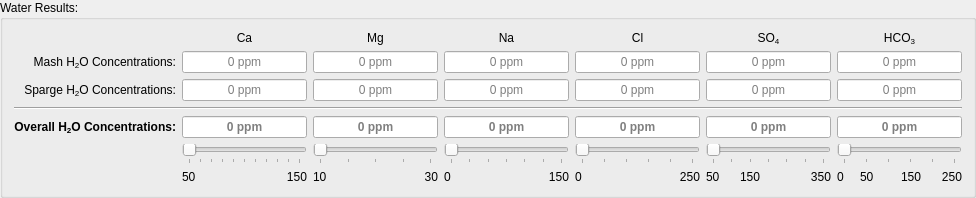
    <widget class="QGroupBox" name="group_results">
     <property name="title">
      <string>Water Results:</string>
     </property>
     <layout class="QGridLayout" name="gridLayout_2">
      <item row="0" column="1">
       <widget class="QLabel" name="lbl_ca">
        <property name="toolTip">
         <string>In general, at least 50 ppm of Calcium in the fermenter is recommended for yeast flocculation.</string>
        </property>
        <property name="text">
         <string>Ca</string>
        </property>
        <property name="alignment">
         <set>Qt::AlignCenter</set>
        </property>
       </widget>
      </item>
      <item row="0" column="2">
       <widget class="QLabel" name="lbl_mg">
        <property name="toolTip">
         <string>Beer wort naturally contains more Magnesium than the yeast need. </string>
        </property>
        <property name="text">
         <string>Mg</string>
        </property>
        <property name="alignment">
         <set>Qt::AlignCenter</set>
        </property>
       </widget>
      </item>
      <item row="0" column="3">
       <widget class="QLabel" name="lbl_na">
        <property name="toolTip">
         <string>Sodium enhances flavors, but too much can cause a salty taste.</string>
        </property>
        <property name="text">
         <string>Na</string>
        </property>
        <property name="alignment">
         <set>Qt::AlignCenter</set>
        </property>
       </widget>
      </item>
      <item row="0" column="4">
       <widget class="QLabel" name="lbl_cl">
        <property name="toolTip">
         <string>Chloride enhances malty flavors.</string>
        </property>
        <property name="text">
         <string>Cl</string>
        </property>
        <property name="alignment">
         <set>Qt::AlignCenter</set>
        </property>
       </widget>
      </item>
      <item row="0" column="5">
       <widget class="QLabel" name="lbl_so4">
        <property name="toolTip">
         <string>Sulfate enhances the perception of crisp bitterness.</string>
        </property>
        <property name="text">
         <string>&lt;html&gt;&lt;head/&gt;&lt;body&gt;&lt;p&gt;SO&lt;span style=&quot; vertical-align:sub;&quot;&gt;4&lt;/span&gt;&lt;/p&gt;&lt;/body&gt;&lt;/html&gt;</string>
        </property>
        <property name="alignment">
         <set>Qt::AlignCenter</set>
        </property>
       </widget>
      </item>
      <item row="0" column="6">
       <widget class="QLabel" name="lbl_hco3">
        <property name="toolTip">
         <string>Equivalent bicarbonate concentration.</string>
        </property>
        <property name="text">
         <string>&lt;html&gt;&lt;head/&gt;&lt;body&gt;&lt;p&gt;HCO&lt;span style=&quot; vertical-align:sub;&quot;&gt;3&lt;/span&gt;&lt;/p&gt;&lt;/body&gt;&lt;/html&gt;</string>
        </property>
        <property name="alignment">
         <set>Qt::AlignCenter</set>
        </property>
       </widget>
      </item>
      <item row="1" column="0">
       <widget class="QLabel" name="lbl_mashResults">
        <property name="text">
         <string>&lt;html&gt;&lt;head/&gt;&lt;body&gt;&lt;p&gt;Mash H&lt;span style=&quot; vertical-align:sub;&quot;&gt;2&lt;/span&gt;O Concentrations:&lt;/p&gt;&lt;/body&gt;&lt;/html&gt;</string>
        </property>
        <property name="alignment">
         <set>Qt::AlignRight|Qt::AlignTrailing|Qt::AlignVCenter</set>
        </property>
       </widget>
      </item>
      <item row="1" column="1">
       <widget class="QLineEdit" name="strikeCalcium">
        <property name="toolTip">
         <string>In general, at least 50 ppm of Calcium in the fermenter is recommended for yeast flocculation.</string>
        </property>
        <property name="alignment">
         <set>Qt::AlignCenter</set>
        </property>
        <property name="readOnly">
         <bool>true</bool>
        </property>
        <property name="placeholderText">
         <string>0 ppm</string>
        </property>
       </widget>
      </item>
      <item row="1" column="2">
       <widget class="QLineEdit" name="strikeMagnesium">
        <property name="toolTip">
         <string>Beer wort naturally contains more Magnesium than the yeast need. </string>
        </property>
        <property name="alignment">
         <set>Qt::AlignCenter</set>
        </property>
        <property name="readOnly">
         <bool>true</bool>
        </property>
        <property name="placeholderText">
         <string>0 ppm</string>
        </property>
       </widget>
      </item>
      <item row="1" column="3">
       <widget class="QLineEdit" name="strikeSodium">
        <property name="toolTip">
         <string>Sodium enhances flavors, but too much can cause a salty taste.</string>
        </property>
        <property name="alignment">
         <set>Qt::AlignCenter</set>
        </property>
        <property name="readOnly">
         <bool>true</bool>
        </property>
        <property name="placeholderText">
         <string>0 ppm</string>
        </property>
       </widget>
      </item>
      <item row="1" column="4">
       <widget class="QLineEdit" name="strikeChloride">
        <property name="toolTip">
         <string>Chloride enhances malty flavors.</string>
        </property>
        <property name="alignment">
         <set>Qt::AlignCenter</set>
        </property>
        <property name="readOnly">
         <bool>true</bool>
        </property>
        <property name="placeholderText">
         <string>0 ppm</string>
        </property>
       </widget>
      </item>
      <item row="1" column="5">
       <widget class="QLineEdit" name="strikeSulfate">
        <property name="toolTip">
         <string>Sulfate enhances the perception of crisp bitterness.</string>
        </property>
        <property name="alignment">
         <set>Qt::AlignCenter</set>
        </property>
        <property name="readOnly">
         <bool>true</bool>
        </property>
        <property name="placeholderText">
         <string>0 ppm</string>
        </property>
       </widget>
      </item>
      <item row="1" column="6">
       <widget class="QLineEdit" name="strikeBicarbonate">
        <property name="toolTip">
         <string>Equivalent bicarbonate concentration.</string>
        </property>
        <property name="alignment">
         <set>Qt::AlignCenter</set>
        </property>
        <property name="readOnly">
         <bool>true</bool>
        </property>
        <property name="placeholderText">
         <string>0 ppm</string>
        </property>
       </widget>
      </item>
      <item row="2" column="0">
       <widget class="QLabel" name="lbl_spargeResults">
        <property name="toolTip">
         <string>The words 'Sparge' and 'Kettle' are used somewhat interchangeably.  Sparge/Kettle salts should normally be added to the Kettle rather than to the sparge/mashout water.  The separate Sparge Water acidification calculation assumes these salts are added to the kettle (and so do not affect the sparge water acidification calculation).</string>
        </property>
        <property name="text">
         <string>&lt;html&gt;&lt;head/&gt;&lt;body&gt;&lt;p&gt;Sparge H&lt;span style=&quot; vertical-align:sub;&quot;&gt;2&lt;/span&gt;O Concentrations:&lt;/p&gt;&lt;/body&gt;&lt;/html&gt;</string>
        </property>
        <property name="alignment">
         <set>Qt::AlignRight|Qt::AlignTrailing|Qt::AlignVCenter</set>
        </property>
       </widget>
      </item>
      <item row="2" column="1">
       <widget class="QLineEdit" name="spargeCalcium">
        <property name="toolTip">
         <string>In general, at least 50 ppm of Calcium in the fermenter is recommended for yeast flocculation.</string>
        </property>
        <property name="alignment">
         <set>Qt::AlignCenter</set>
        </property>
        <property name="readOnly">
         <bool>true</bool>
        </property>
        <property name="placeholderText">
         <string>0 ppm</string>
        </property>
       </widget>
      </item>
      <item row="2" column="2">
       <widget class="QLineEdit" name="spargeMagnesium">
        <property name="toolTip">
         <string>Beer wort naturally contains more Magnesium than the yeast need. </string>
        </property>
        <property name="alignment">
         <set>Qt::AlignCenter</set>
        </property>
        <property name="readOnly">
         <bool>true</bool>
        </property>
        <property name="placeholderText">
         <string>0 ppm</string>
        </property>
       </widget>
      </item>
      <item row="2" column="3">
       <widget class="QLineEdit" name="spargeSodium">
        <property name="toolTip">
         <string>Sodium enhances flavors, but too much can cause a salty taste.</string>
        </property>
        <property name="alignment">
         <set>Qt::AlignCenter</set>
        </property>
        <property name="readOnly">
         <bool>true</bool>
        </property>
        <property name="placeholderText">
         <string>0 ppm</string>
        </property>
       </widget>
      </item>
      <item row="2" column="4">
       <widget class="QLineEdit" name="spargeChloride">
        <property name="toolTip">
         <string>Chloride enhances malty flavors.</string>
        </property>
        <property name="alignment">
         <set>Qt::AlignCenter</set>
        </property>
        <property name="readOnly">
         <bool>true</bool>
        </property>
        <property name="placeholderText">
         <string>0 ppm</string>
        </property>
       </widget>
      </item>
      <item row="2" column="5">
       <widget class="QLineEdit" name="spargeSulfate">
        <property name="toolTip">
         <string>Sulfate enhances the perception of crisp bitterness.</string>
        </property>
        <property name="alignment">
         <set>Qt::AlignCenter</set>
        </property>
        <property name="readOnly">
         <bool>true</bool>
        </property>
        <property name="placeholderText">
         <string>0 ppm</string>
        </property>
       </widget>
      </item>
      <item row="2" column="6">
       <widget class="QLineEdit" name="spargeBicarbonate">
        <property name="toolTip">
         <string>Equivalent bicarbonate concentration.</string>
        </property>
        <property name="alignment">
         <set>Qt::AlignCenter</set>
        </property>
        <property name="readOnly">
         <bool>true</bool>
        </property>
        <property name="placeholderText">
         <string>0 ppm</string>
        </property>
       </widget>
      </item>
      <item row="3" column="0" colspan="7">
       <widget class="Line" name="line_5">
        <property name="orientation">
         <enum>Qt::Horizontal</enum>
        </property>
       </widget>
      </item>
      <item row="4" column="0">
       <widget class="QLabel" name="lbl_overallResults">
        <property name="font">
         <font>
          <weight>75</weight>
          <bold>true</bold>
         </font>
        </property>
        <property name="text">
         <string>&lt;html&gt;&lt;head/&gt;&lt;body&gt;&lt;p&gt;Overall H&lt;span style=&quot; vertical-align:sub;&quot;&gt;2&lt;/span&gt;O Concentrations:&lt;/p&gt;&lt;/body&gt;&lt;/html&gt;</string>
        </property>
        <property name="alignment">
         <set>Qt::AlignRight|Qt::AlignTrailing|Qt::AlignVCenter</set>
        </property>
       </widget>
      </item>
      <item row="4" column="1">
       <widget class="QLineEdit" name="calcium">
        <property name="font">
         <font>
          <weight>75</weight>
          <bold>true</bold>
         </font>
        </property>
        <property name="toolTip">
         <string>In general, at least 50 ppm of Calcium in the fermenter is recommended for yeast flocculation.</string>
        </property>
        <property name="alignment">
         <set>Qt::AlignCenter</set>
        </property>
        <property name="readOnly">
         <bool>true</bool>
        </property>
        <property name="placeholderText">
         <string>0 ppm</string>
        </property>
       </widget>
      </item>
      <item row="4" column="2">
       <widget class="QLineEdit" name="magnesium">
        <property name="font">
         <font>
          <weight>75</weight>
          <bold>true</bold>
         </font>
        </property>
        <property name="toolTip">
         <string>Beer wort naturally contains more Magnesium than the yeast need. </string>
        </property>
        <property name="alignment">
         <set>Qt::AlignCenter</set>
        </property>
        <property name="readOnly">
         <bool>true</bool>
        </property>
        <property name="placeholderText">
         <string>0 ppm</string>
        </property>
       </widget>
      </item>
      <item row="4" column="3">
       <widget class="QLineEdit" name="sodium">
        <property name="font">
         <font>
          <weight>75</weight>
          <bold>true</bold>
         </font>
        </property>
        <property name="toolTip">
         <string>Sodium enhances flavors, but too much can cause a salty taste.</string>
        </property>
        <property name="alignment">
         <set>Qt::AlignCenter</set>
        </property>
        <property name="readOnly">
         <bool>true</bool>
        </property>
        <property name="placeholderText">
         <string>0 ppm</string>
        </property>
       </widget>
      </item>
      <item row="4" column="4">
       <widget class="QLineEdit" name="chloride">
        <property name="font">
         <font>
          <weight>75</weight>
          <bold>true</bold>
         </font>
        </property>
        <property name="toolTip">
         <string>Chloride enhances malty flavors.</string>
        </property>
        <property name="alignment">
         <set>Qt::AlignCenter</set>
        </property>
        <property name="readOnly">
         <bool>true</bool>
        </property>
        <property name="placeholderText">
         <string>0 ppm</string>
        </property>
       </widget>
      </item>
      <item row="4" column="5">
       <widget class="QLineEdit" name="sulfate">
        <property name="font">
         <font>
          <weight>75</weight>
          <bold>true</bold>
         </font>
        </property>
        <property name="toolTip">
         <string>Sulfate enhances the perception of crisp bitterness.</string>
        </property>
        <property name="alignment">
         <set>Qt::AlignCenter</set>
        </property>
        <property name="readOnly">
         <bool>true</bool>
        </property>
        <property name="placeholderText">
         <string>0 ppm</string>
        </property>
       </widget>
      </item>
      <item row="4" column="6">
       <widget class="QLineEdit" name="bicarbonate">
        <property name="font">
         <font>
          <weight>75</weight>
          <bold>true</bold>
         </font>
        </property>
        <property name="toolTip">
         <string>Equivalent bicarbonate concentration.</string>
        </property>
        <property name="alignment">
         <set>Qt::AlignCenter</set>
        </property>
        <property name="readOnly">
         <bool>true</bool>
        </property>
        <property name="placeholderText">
         <string>0 ppm</string>
        </property>
       </widget>
      </item>
      <item row="5" column="1">
       <widget class="QSlider" name="calciumSlide">
        <property name="enabled">
         <bool>false</bool>
        </property>
        <property name="toolTip">
         <string>50-150 ppm</string>
        </property>
        <property name="minimum">
         <number>50</number>
        </property>
        <property name="maximum">
         <number>150</number>
        </property>
        <property name="orientation">
         <enum>Qt::Horizontal</enum>
        </property>
        <property name="tickPosition">
         <enum>QSlider::TicksBelow</enum>
        </property>
        <property name="tickInterval">
         <number>10</number>
        </property>
       </widget>
      </item>
      <item row="5" column="2">
       <widget class="QSlider" name="magnesiumSlide">
        <property name="enabled">
         <bool>false</bool>
        </property>
        <property name="toolTip">
         <string>10-30 ppm</string>
        </property>
        <property name="minimum">
         <number>10</number>
        </property>
        <property name="maximum">
         <number>30</number>
        </property>
        <property name="orientation">
         <enum>Qt::Horizontal</enum>
        </property>
        <property name="tickPosition">
         <enum>QSlider::TicksBelow</enum>
        </property>
        <property name="tickInterval">
         <number>5</number>
        </property>
       </widget>
      </item>
      <item row="5" column="3">
       <widget class="QSlider" name="sodiumSlide">
        <property name="enabled">
         <bool>false</bool>
        </property>
        <property name="toolTip">
         <string>0-150 ppm</string>
        </property>
        <property name="minimum">
         <number>0</number>
        </property>
        <property name="maximum">
         <number>150</number>
        </property>
        <property name="value">
         <number>0</number>
        </property>
        <property name="orientation">
         <enum>Qt::Horizontal</enum>
        </property>
        <property name="tickPosition">
         <enum>QSlider::TicksBelow</enum>
        </property>
        <property name="tickInterval">
         <number>25</number>
        </property>
       </widget>
      </item>
      <item row="5" column="4">
       <widget class="QSlider" name="chlorideSlide">
        <property name="enabled">
         <bool>false</bool>
        </property>
        <property name="toolTip">
         <string>0-250 ppm</string>
        </property>
        <property name="minimum">
         <number>0</number>
        </property>
        <property name="maximum">
         <number>250</number>
        </property>
        <property name="value">
         <number>0</number>
        </property>
        <property name="orientation">
         <enum>Qt::Horizontal</enum>
        </property>
        <property name="tickPosition">
         <enum>QSlider::TicksBelow</enum>
        </property>
        <property name="tickInterval">
         <number>50</number>
        </property>
       </widget>
      </item>
      <item row="5" column="5">
       <widget class="QSlider" name="sulfateSlide">
        <property name="enabled">
         <bool>false</bool>
        </property>
        <property name="toolTip">
         <string>50-150 ppm for normally bitter beers
150-350 ppm for very bitter beers</string>
        </property>
        <property name="minimum">
         <number>50</number>
        </property>
        <property name="maximum">
         <number>350</number>
        </property>
        <property name="orientation">
         <enum>Qt::Horizontal</enum>
        </property>
        <property name="tickPosition">
         <enum>QSlider::TicksBelow</enum>
        </property>
        <property name="tickInterval">
         <number>50</number>
        </property>
       </widget>
      </item>
      <item row="5" column="6">
       <widget class="QSlider" name="bicarbonateSlide">
        <property name="enabled">
         <bool>false</bool>
        </property>
        <property name="toolTip">
         <string>0-50 ppm for pale, base malt-only beers
50-150 ppm for amber-colored, toasted malt beers
150-250 ppm for dark, roasted malt beers</string>
        </property>
        <property name="minimum">
         <number>0</number>
        </property>
        <property name="maximum">
         <number>250</number>
        </property>
        <property name="value">
         <number>0</number>
        </property>
        <property name="orientation">
         <enum>Qt::Horizontal</enum>
        </property>
        <property name="tickPosition">
         <enum>QSlider::TicksBelow</enum>
        </property>
        <property name="tickInterval">
         <number>50</number>
        </property>
       </widget>
      </item>
      <item row="6" column="1">
       <layout class="QHBoxLayout" name="horizontalLayout_7">
        <item>
         <widget class="QLabel" name="lbl_ca_min">
          <property name="text">
           <string>50</string>
          </property>
         </widget>
        </item>
        <item>
         <widget class="QLabel" name="lbl_ca_max">
          <property name="text">
           <string>150</string>
          </property>
          <property name="alignment">
           <set>Qt::AlignRight|Qt::AlignTrailing|Qt::AlignVCenter</set>
          </property>
         </widget>
        </item>
       </layout>
      </item>
      <item row="6" column="2">
       <layout class="QHBoxLayout" name="horizontalLayout_6">
        <item>
         <widget class="QLabel" name="lbl_mg_min">
          <property name="text">
           <string>10</string>
          </property>
         </widget>
        </item>
        <item>
         <widget class="QLabel" name="lbl_mg_max">
          <property name="text">
           <string>30</string>
          </property>
          <property name="alignment">
           <set>Qt::AlignRight|Qt::AlignTrailing|Qt::AlignVCenter</set>
          </property>
         </widget>
        </item>
       </layout>
      </item>
      <item row="6" column="3">
       <layout class="QHBoxLayout" name="horizontalLayout_5">
        <item>
         <widget class="QLabel" name="lbl_na_min">
          <property name="text">
           <string>0</string>
          </property>
         </widget>
        </item>
        <item>
         <widget class="QLabel" name="lbl_na_max">
          <property name="text">
           <string>150</string>
          </property>
          <property name="alignment">
           <set>Qt::AlignRight|Qt::AlignTrailing|Qt::AlignVCenter</set>
          </property>
         </widget>
        </item>
       </layout>
      </item>
      <item row="6" column="4">
       <layout class="QHBoxLayout" name="horizontalLayout_4">
        <item>
         <widget class="QLabel" name="lbl_cl_min">
          <property name="text">
           <string>0</string>
          </property>
         </widget>
        </item>
        <item>
         <widget class="QLabel" name="lbl_cl_max">
          <property name="text">
           <string>250</string>
          </property>
          <property name="alignment">
           <set>Qt::AlignRight|Qt::AlignTrailing|Qt::AlignVCenter</set>
          </property>
         </widget>
        </item>
       </layout>
      </item>
      <item row="6" column="5">
       <layout class="QHBoxLayout" name="horizontalLayout_3">
        <item>
         <widget class="QLabel" name="lbl_so4_min">
          <property name="sizePolicy">
           <sizepolicy hsizetype="Preferred" vsizetype="Preferred">
            <horstretch>1</horstretch>
            <verstretch>0</verstretch>
           </sizepolicy>
          </property>
          <property name="text">
           <string>50</string>
          </property>
         </widget>
        </item>
        <item>
         <widget class="QLabel" name="lbl_so4_mid">
          <property name="sizePolicy">
           <sizepolicy hsizetype="Preferred" vsizetype="Preferred">
            <horstretch>1</horstretch>
            <verstretch>0</verstretch>
           </sizepolicy>
          </property>
          <property name="text">
           <string>150</string>
          </property>
          <property name="alignment">
           <set>Qt::AlignLeading|Qt::AlignLeft|Qt::AlignVCenter</set>
          </property>
         </widget>
        </item>
        <item>
         <widget class="QLabel" name="lbl_so4_max">
          <property name="sizePolicy">
           <sizepolicy hsizetype="Preferred" vsizetype="Preferred">
            <horstretch>2</horstretch>
            <verstretch>0</verstretch>
           </sizepolicy>
          </property>
          <property name="text">
           <string>350</string>
          </property>
          <property name="alignment">
           <set>Qt::AlignRight|Qt::AlignTrailing|Qt::AlignVCenter</set>
          </property>
         </widget>
        </item>
       </layout>
      </item>
      <item row="6" column="6">
       <layout class="QHBoxLayout" name="horizontalLayout_2">
        <item>
         <widget class="QLabel" name="lbl_hco3_min">
          <property name="sizePolicy">
           <sizepolicy hsizetype="Preferred" vsizetype="Preferred">
            <horstretch>1</horstretch>
            <verstretch>0</verstretch>
           </sizepolicy>
          </property>
          <property name="text">
           <string>0</string>
          </property>
         </widget>
        </item>
        <item>
         <widget class="QLabel" name="lbl_hco3_min_2">
          <property name="sizePolicy">
           <sizepolicy hsizetype="Preferred" vsizetype="Preferred">
            <horstretch>2</horstretch>
            <verstretch>0</verstretch>
           </sizepolicy>
          </property>
          <property name="text">
           <string>50</string>
          </property>
         </widget>
        </item>
        <item>
         <widget class="QLabel" name="lbl_hco3_min_3">
          <property name="sizePolicy">
           <sizepolicy hsizetype="Preferred" vsizetype="Preferred">
            <horstretch>2</horstretch>
            <verstretch>0</verstretch>
           </sizepolicy>
          </property>
          <property name="text">
           <string>150</string>
          </property>
          <property name="alignment">
           <set>Qt::AlignLeading|Qt::AlignLeft|Qt::AlignVCenter</set>
          </property>
         </widget>
        </item>
        <item>
         <widget class="QLabel" name="lbl_hc03_max">
          <property name="sizePolicy">
           <sizepolicy hsizetype="Preferred" vsizetype="Preferred">
            <horstretch>1</horstretch>
            <verstretch>0</verstretch>
           </sizepolicy>
          </property>
          <property name="text">
           <string>250</string>
          </property>
          <property name="alignment">
           <set>Qt::AlignRight|Qt::AlignTrailing|Qt::AlignVCenter</set>
          </property>
         </widget>
        </item>
       </layout>
      </item>
     </layout>
    </widget>
